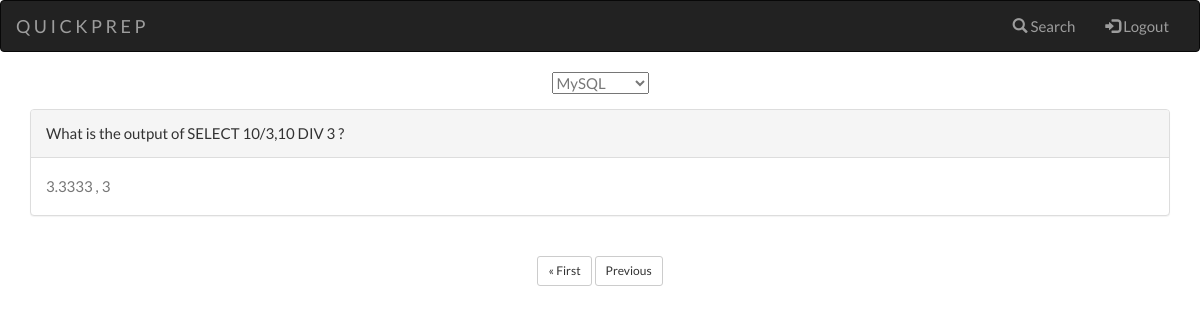
Screenshot of /home/?page=2 (signed in) with the database file from the repository.
### content/models.py (models this page shows, shortened)
class Questions(models.Model):
    subject=models.ForeignKey(Subjects,on_delete=models.CASCADE)
    question = models.TextField(blank=False)
    answer = models.TextField(blank=False)

### content/views.py (the view)
# urls.py: path('home/',content_views.home,name='home'),
def home(request):
    questions_list = Questions.objects.filter(subject_id=1)
    subjects_list = Subjects.objects.all()
    selectedsub=1
    if request.method=='POST':
        selectedsub = request.POST["selectedsubject"]
        questions_list=Questions.objects.filter(subject_id=selectedsub)
    paginator = Paginator(questions_list,10) # Show 25 contacts per page.
    page_number = request.GET.get('page')
    page_obj = paginator.get_page(page_number)
    return render(request, 'home.html', {'page_obj': page_obj,'subjects':subjects_list,'currsub':int(selectedsub)})

### content/templates/home.html (shortened to what this page needs)
{% extends 'base.html' %}
{% block content %}
    {% if user.is_authenticated %}
<div class="container">
    <div id="header">
      <center>
        <form method="post"  action="{%url 'home'%}" >
            <select name="selectedsubject" id="subjectoptions" onchange="this.form.submit()">
                {% for sub in subjects %}
                {% if currsub == sub.id %}
                  <option value="{{sub.id}}" selected><p>{{sub.subject}}</p></option>
                {% else %}
                <option value="{{sub.id}}"><p>{{sub.subject}}</p></option>
                {%endif%}
                {% endfor %}
            </select>
        </form>
    </center>
            {% for item in page_obj %}
            <div class="panel panel-default">
                <div class="panel-heading">{{item.question}}</div>
                <div class="panel-body">{{item.answer}}</div>
              </div>
              {% endfor %}
            </div>
    </div>
    <center>
        {% if page_obj.has_previous %}
        <ul class="pagination">
            <a href="?page=1" class="btn btn-default btn-sm">&laquo; First</a>
            <a href="?page={{ page_obj.previous_page_number }}" class="btn btn-default btn-sm">Previous</a>
        </ul>
        {% endif %}
        {% else%}
            <p> You need to login first, <a href="{% url 'login' %}">login</a></p>
        {% endif %}
        </center>
        <br><br>
{% endblock %}

### users/static/users/base.css (style rules this page uses)
body { font: 400 15px/1.8 Lato, sans-serif; color: #777; }

### rows the page displays
Questions: question "What is the output of SELECT 10/3,10 DIV 3 ?", answer "3.3333 , 3"
